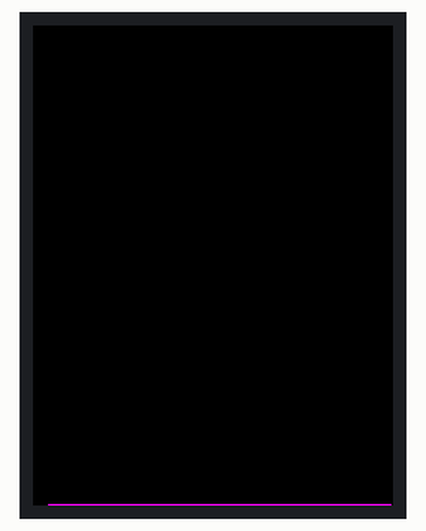
Bench run of a program on a simulated MicroPython board. Parts: 240×320 colour display. Library files of the repository ran but are not shown: ili9341.py; what the program prints to the serial console is not drawn. At 26.7 s the program stops and its outputs stay as they are.

Above: at 1.9 s.
At 9.6 s:
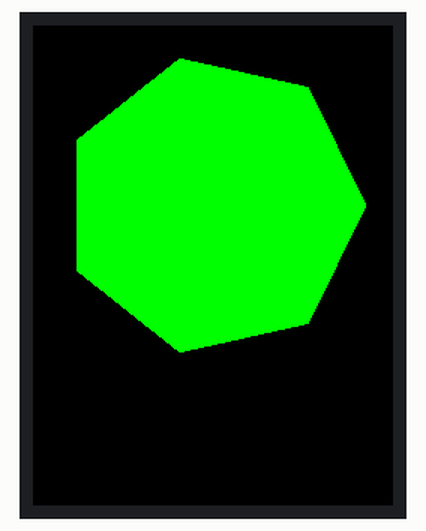
At 10.6 s:
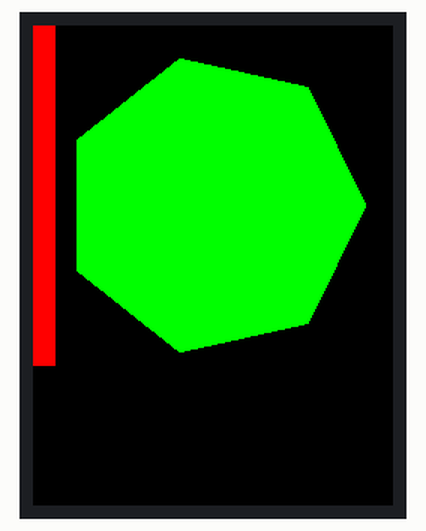
At 12.8 s:
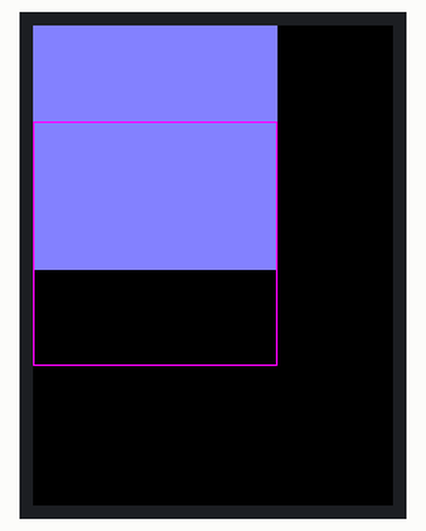
At 14.9 s:
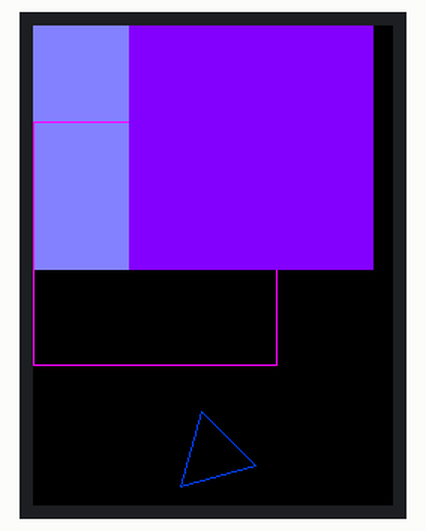
At 21.6 s:
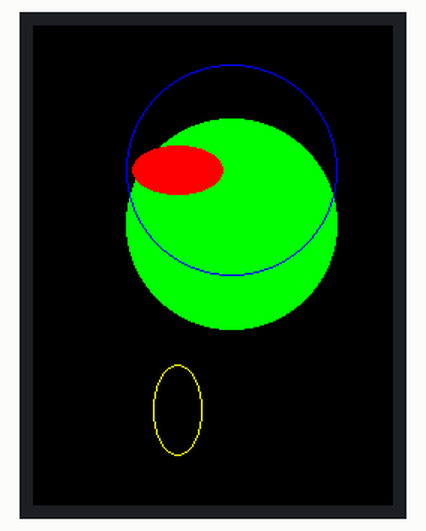

The program:

demo_shapes.py
```python
"""ILI9341 demo (shapes)."""
from time import sleep
from ili9341 import Display, color565
from machine import Pin, SPI


def test():
    """Test code."""

    spi = SPI(0,
              baudrate=10000000,
              polarity=1,
              phase=1,
              bits=8,
              firstbit=SPI.MSB,
              sck=Pin(18),
              mosi=Pin(19),
              miso=Pin(16))
    display = Display(spi, dc=Pin(15), cs=Pin(17), rst=Pin(14))

    display.clear(color565(64, 0, 255))
    sleep(1)

    display.clear()

    display.draw_hline(10, 319, 229, color565(255, 0, 255))
    sleep(1)

    display.draw_vline(10, 0, 319, color565(0, 255, 255))
    sleep(1)

    display.fill_hrect(23, 50, 30, 75, color565(255, 255, 255))
    sleep(1)

    display.draw_hline(0, 0, 222, color565(255, 0, 0))
    sleep(1)

    display.draw_line(127, 0, 64, 127, color565(255, 255, 0))
    sleep(2)

    display.clear()

    coords = [[0, 63], [78, 80], [122, 92], [50, 50], [78, 15], [0, 63]]
    display.draw_lines(coords, color565(0, 255, 255))
    sleep(1)

    display.clear()
    display.fill_polygon(7, 120, 120, 100, color565(0, 255, 0))
    sleep(1)

    display.fill_rectangle(0, 0, 15, 227, color565(255, 0, 0))
    sleep(1)

    display.clear()

    display.fill_rectangle(0, 0, 163, 163, color565(128, 128, 255))
    sleep(1)

    display.draw_rectangle(0, 64, 163, 163, color565(255, 0, 255))
    sleep(1)

    display.fill_rectangle(64, 0, 163, 163, color565(128, 0, 255))
    sleep(1)

    display.draw_polygon(3, 120, 286, 30, color565(0, 64, 255), rotate=15)
    sleep(3)

    display.clear()

    display.fill_circle(132, 132, 70, color565(0, 255, 0))
    sleep(1)

    display.draw_circle(132, 96, 70, color565(0, 0, 255))
    sleep(1)

    display.fill_ellipse(96, 96, 30, 16, color565(255, 0, 0))
    sleep(1)

    display.draw_ellipse(96, 256, 16, 30, color565(255, 255, 0))

    sleep(5)
    display.cleanup()


test()
```

Measured:
- what the display in image 0 shows lasts 1.0 s, from 1.8 s to 2.8 s
- what the display in image 4 shows lasts 3.0 s, from 14.9 s to 17.9 s
- what the display in image 5 shows lasts 5.1 s, from 21.5 s to 26.6 s
